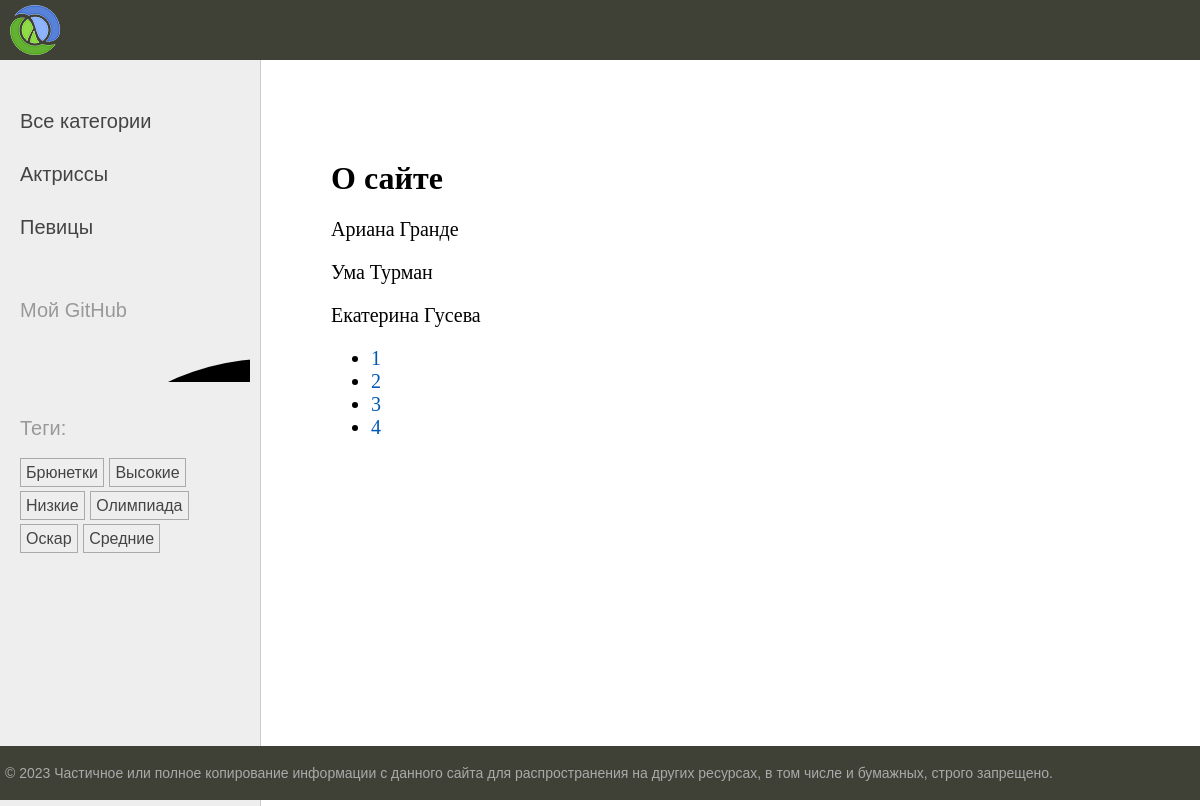
The page /about/?page=3 on the database its author committed.
### newsline/models.py (models this page shows, shortened)
class Category(models.Model):
    name = models.CharField(max_length=100, db_index=True, verbose_name='Категория')
    slug = models.SlugField(max_length=255, unique=True, db_index=True)
    class Meta:
        verbose_name = 'Категория'
        verbose_name_plural = 'Категории'
    def get_absolute_url(self):
        return reverse('category', kwargs={'cat_slug': self.slug})

class TagPost(models.Model):
    tag = models.CharField(max_length=100, db_index=True)
    slug = models.SlugField(max_length=255, unique=True, db_index=True)
    def get_absolute_url(self):
        return reverse('tag', kwargs={'tag_slug': self.slug})

class Post(models.Model):
    class Status(models.IntegerChoices):
        DRAFT = 0, 'Черновик'
        PUBLISHED = 1, 'Опубликовано'
    title = models.CharField(max_length=255, verbose_name='Заголовок')
    slug = models.SlugField(max_length=255, unique=True, db_index=True, verbose_name='Слаг',
                            validators=[
                                MinLengthValidator(5),
                                MaxLengthValidator(255),
                            ])
    photo = models.ImageField(upload_to='photos/%Y/%m/%d', default=None, blank=True, null=True, verbose_name='Фотография')
    content = models.TextField(blank=True, verbose_name='Контент')
    time_create = models.DateTimeField(auto_now_add=True, verbose_name='Время создания')
    time_update = models.DateTimeField(auto_now=True, verbose_name='Время обновления')
    is_published = models.IntegerField(choices=Status.choices, default=Status.PUBLISHED, verbose_name='Публикация')
    cat = models.ForeignKey('Category', on_delete=models.PROTECT, related_name='posts', verbose_name='Категория')
    tags = models.ManyToManyField('TagPost', blank=True, related_name='tags', verbose_name='Теги')
    husband = models.OneToOneField('Husband', on_delete=models.SET_NULL, null=True, blank=True, related_name='woman',
                                   verbose_name='Муж')
    objects = models.Manager()
    published = PublishedManager()
    def __str__(self):
        return self.title
    class Meta:
        verbose_name = 'Посты'
        verbose_name_plural = 'Посты'
        ordering = ['-time_create']
        indexes = [
            models.Index(fields=['-time_create'])
        ]

### newsline/views.py (the view)
# urls.py: path('about/', views.about, name='about'),
def about(request):
    contact_list = Post.published.all()
    paginator = Paginator(contact_list, 3)
    page_number = request.GET.get('page')
    page_obj = paginator.get_page(page_number)
    return render(request, 'newsline/about.html',
                  {"title": 'О сайте', 'page_obj': page_obj})

### newsline/models.py (called while the page is built)
    def get_queryset(self):
        return super().get_queryset().filter(is_published=1)

### newsline/templatetags/newsline_tags.py (called while the page is built)
@register.inclusion_tag('newsline/list_categories.html')
def show_categories(cat_selected=0):
    cats = Category.objects.annotate(total=Count('posts')).filter(total__gt=0)
    return {'cats': cats, 'cat_selected': cat_selected}

@register.inclusion_tag('newsline/list_tags.html')
def show_all_tags():
    return {'tags': TagPost.objects.annotate(total=Count('tags')).filter(total__gt=0)}

### newsline/templates/newsline/about.html
{% extends 'base.html' %}
{% block content %}
<h1>{{ title }}</h1>
{% for item in page_obj %}
<p>{{ item}}</p>
{% endfor %}
<nav>
    <ul>
        {% for p in page_obj.paginator.page_range %}
        <li>
            <a href="?page={{ p }}">{{p}}</a>
        </li>
        {% endfor %}
    </ul>
</nav>
{% endblock %}

### newsline/templates/newsline/list_categories.html
{% for cat in cats %}
{% if cat.id == cat_selected %}
<li class="selected">{{cat.name}}</li>
{% else %}
<li><a href="{{ cat.get_absolute_url }}">{{cat.name}}</a></li>
{% endif %}
{% endfor %}

### newsline/templates/newsline/list_tags.html
{% if tags %}
<p>Теги:</p>
<ul class="tags-list">
    {% for t in tags %}
    <li><a href="{{t.get_absolute_url}}">{{t.tag}}</a></li>
    {%endfor%}
</ul>
{% endif %}

### newsline/static/newsline/css/styles.css (style rules this page uses)
html, body { font-family: 'Arial'; margin: 0; padding: 0; height: 100%; width: 100%; color: #444; }
a { color: #0059b2; text-decoration: none; }
.left-chapters ul { width: 230px; margin: 0; padding: 20px 10px 10px 20px; list-style: none; font-size: 20px; }
.left-chapters ul li { margin: 30px 0 0 0; color: #999; }
.left-chapters ul li a { color: #444; text-decoration: none; }
ul.tags-list { width: 100%; margin: 0; padding: 0; list-style: none; }
ul.tags-list li { margin: 0; padding: 0 0 10px; display: inline-block; }
ul.tags-list li a { padding: 5px; font-size: 16px; border: 1px solid #aaa; }
.content-text h1 { font-size: 32px; }

### rows shown on the page
Category: name "Актриссы"
Category: name "Певицы"
TagPost: tag "Брюнетки"
TagPost: tag "Высокие"
TagPost: tag "Низкие"
TagPost: tag "Олимпиада"
TagPost: tag "Оскар"
TagPost: tag "Средние"
Post: title "Ариана Гранде"
Post: title "Ума Турман"
Post: title "Екатерина Гусева"

### other values the page prints
{{ title }} "О сайте"
{{ p }} "1" "2" "3" "4"
